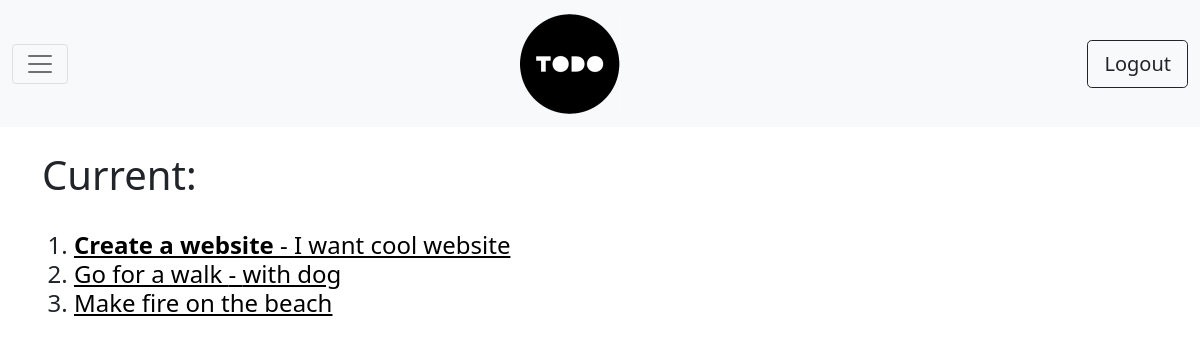
Before: /current/ (signed in) with the older database file.
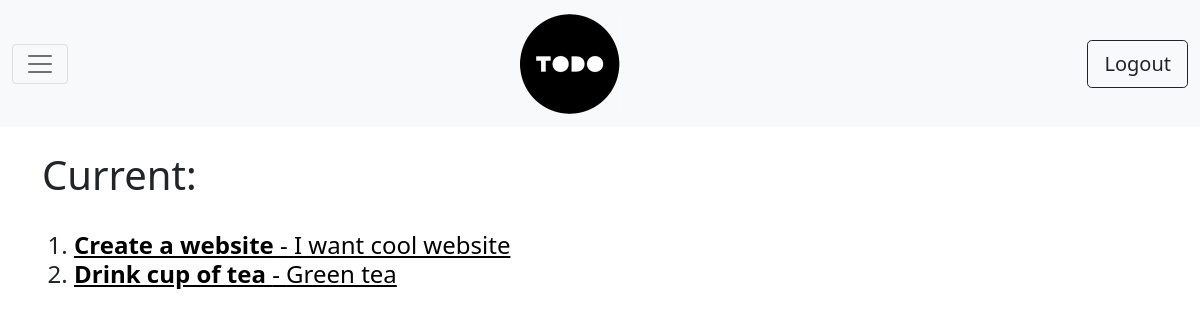
After: the same page with the newer database file.
### todo/models.py (models this page shows, shortened)
class Todo(models.Model):
    title = models.CharField(max_length=255)
    memo = models.TextField(blank=True)# не обязательно к заполнению
    date_created = models.DateTimeField(auto_now_add=True)
    date_completed = models.DateTimeField(null=True, blank=True)
    important = models.BooleanField(default=False)
    user = models.ForeignKey(User,on_delete=models.CASCADE)

### todo/views.py (the view)
# urls.py: path('current/', views.currenttodos, name='currenttodos'),
@login_required
def currenttodos(request):
    todos = Todo.objects.filter(user=request.user, date_completed__isnull=True)
    return render(request,'todo/currenttodos.html', {'todos':todos})

### todo/templates/todo/currenttodos.html (shortened to what this page needs)
<!DOCTYPE html>
<html lang="en">
<head>
    <link href="https://cdn.jsdelivr.net/npm/bootstrap@5.0.1/dist/css/bootstrap.min.css" rel="stylesheet">
</head>
<body>
{% extends 'todo/base.html' %}
{% block content %}
<br>
<h1>Current:</h1>
<br>
    <ol class="h4">
        {% for todo in todos %}
            <li>
                <a href="{% url 'viewtodo' todo.id %}" style="color: black" class="h4" >
                    {% if todo.important %}
                        <b>
                        {{ todo.title }}
                        </b>
                    {% else %}
                        {{ todo.title }}
                    {% endif %}
                    {% if todo.memo %} - {{ todo.memo }}{% endif %}
                </a>
            </li>
        {% endfor %}
    </ol>
{% endblock %}

### todo/templates/todo/base.html (shortened to what this page needs)
{% load static %}
<!DOCTYPE html>
<html lang="en">
<head>
    <link href="https://cdn.jsdelivr.net/npm/bootstrap@5.0.1/dist/css/bootstrap.min.css" rel="stylesheet">
</head>
<body>
<nav class="navbar navbar-light bg-light">
    {% if user.is_authenticated %}
    <div class="container-fluid">
        <button class="navbar-toggler" type="button" data-bs-toggle="collapse" data-bs-target="#navbarNavAltMarkup" aria-controls="navbarNavAltMarkup" aria-expanded="false" aria-label="Toggle navigation">
            <span class="navbar-toggler-icon"></span>
        </button>
        <a class="navbar-brand" href="{% url 'currenttodos' %}">
           <img src="{% static 'todo/logo.png' %}" alt="" width="100" height="100" class="d-inline-block align-text-top">
        </a>
        <form action="{% url 'logoutuser' %}" method="POST">
            <button type="submit" class="btn btn-outline-dark btn-lg" >Logout</button>
        </form>
    {% endif %}
    </div>
</nav>
<div class="container">
    {% block content %}{% endblock %}
</div>
</body>
</html>

Changed rows visible on the page:
no longer on this page (row edited): Todo: title "Go for a walk", memo "with dog"
no longer on this page (row edited): Todo: title "Make fire on the beach"
added Todo: title "Drink cup of tea", memo "Green tea"
